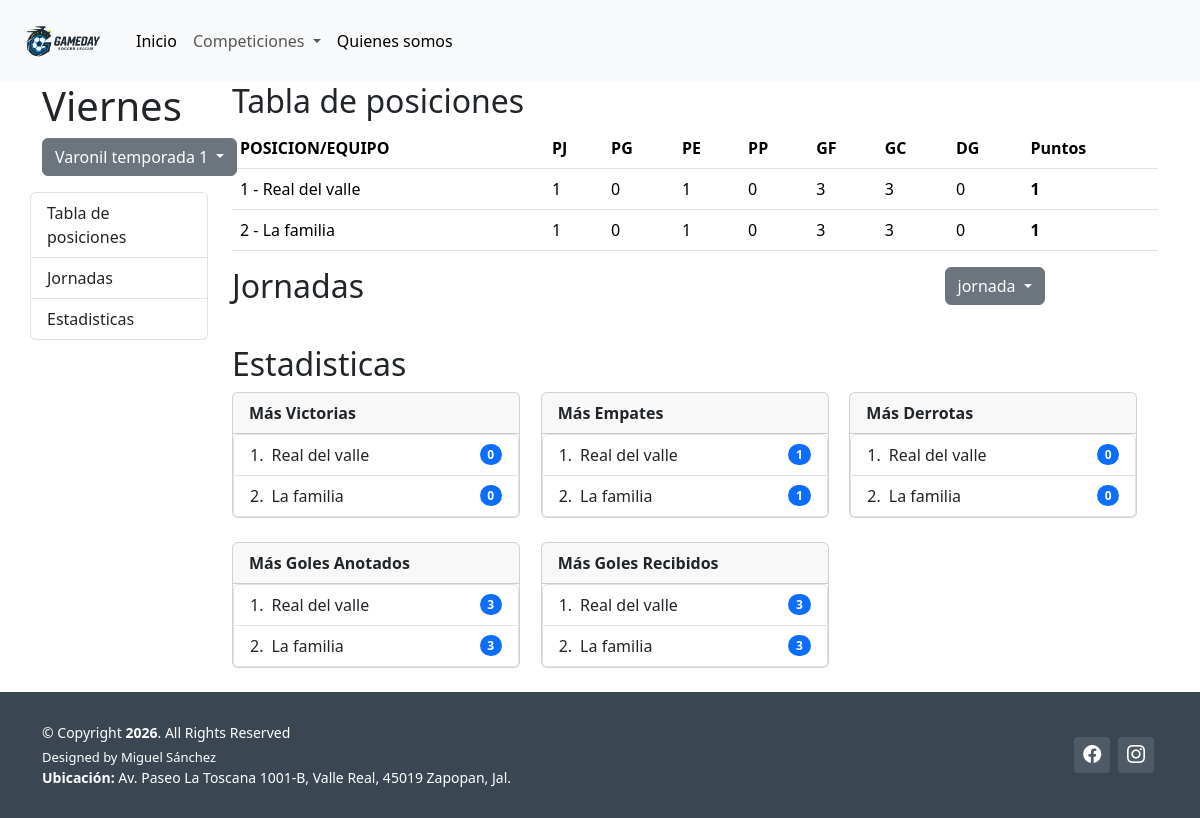
Screenshot of /home/competencia/2/torneo/1/ with the database file from the repository.
### core/models.py (models this page shows, shortened)
class Competencia(models.Model):
    nombre = models.CharField(max_length=50)

class Torneo(models.Model):
    nombre = models.CharField(max_length=50)
    competencia = models.ForeignKey(Competencia, on_delete=models.CASCADE, related_name='torneos')
    def calcular_tabla(self):
        partidos = Partido.objects.filter(jornada__torneo=self)
        tabla = {}
        for equipo in self.equipos.all():
            tabla[equipo] = {
                'partidos_jugados':0,
                'partidos_ganados':0,
                'partidos_perdidos':0,
                'partidos_empatados':0,
                'goles_favor':0,
                'goles_contra':0,
                'diferencia_goles':0,
                'puntos':0
            }
        for partido in partidos:
            if not partido.equipo_local or not partido.equipo_visita:
                continue
            for equipo, gf, gc in [(partido.equipo_local, partido.goles_local, partido.goles_visita), (partido.equipo_visita, partido.goles_visita, partido.goles_local)]:
                tabla[equipo]['partidos_jugados'] += 1
                tabla[equipo]['goles_favor'] += gf
                tabla[equipo]['goles_contra'] += gc
            if partido.goles_local > partido.goles_visita:
                tabla[partido.equipo_local]['partidos_ganados'] += 1
                tabla[partido.equipo_local]['puntos'] += 3
                tabla[partido.equipo_visita]['partidos_perdidos'] += 1
            elif partido.goles_local < partido.goles_visita:
                tabla[partido.equipo_visita]['partidos_ganados'] += 1
                tabla[partido.equipo_visita]['puntos'] += 3
                tabla[partido.equipo_local]['partidos_perdidos'] += 1
            else:
                tabla[partido.equipo_local]['partidos_empatados'] += 1
                tabla[partido.equipo_local]['puntos'] += 1
                tabla[partido.equipo_visita]['partidos_empatados'] += 1
                tabla[partido.equipo_visita]['puntos'] += 1
        for stats in tabla.values():
            stats['diferencia_goles'] = stats['goles_favor'] - stats['goles_contra']
        tabla_ordenada = sorted(tabla.items(), key=lambda item: (item[1]['puntos'], item[1]['diferencia_goles'], item[1]['goles_favor']), reverse=True)
        return [{'equipo': equipo, **stats} for equipo, stats in tabla_ordenada]

class Equipo(models.Model):
    manager = models.ForeignKey(User, on_delete=models.CASCADE, null=True, blank=True)
    nombre = models.CharField(max_length=20)
    torneo = models.ForeignKey(Torneo, on_delete=models.CASCADE, related_name='equipos')

### core/views.py (the view)
# urls.py: path('competencia/<int:competencia_id>/torneo/<int:torneo_id>/', views.competencia, name='competencia'),
def competencia(request, competencia_id, torneo_id):
    competencia = get_object_or_404(Competencia, id=competencia_id)
    torneos = competencia.torneos.all()
    if torneo_id:
        torneo_actual = get_object_or_404(Torneo, id=torneo_id)
    else:
        torneo_actual = torneos.order_by('-id').first()
    tabla = torneo_actual.calcular_tabla()
    lista_victorias = sorted(tabla, key=lambda item: (item['partidos_ganados']), reverse=True)[:5]
    lista_perdidos = sorted(tabla, key=lambda item: (item['partidos_perdidos']), reverse=True)[:5]
    lista_empatados = sorted(tabla, key=lambda item: (item['partidos_empatados']), reverse=True)[:5]
    lista_goles_favor = sorted(tabla, key=lambda item: (item['goles_favor']), reverse=True)[:5]
    lista_goles_contra = sorted(tabla, key=lambda item: (item['goles_contra']), reverse=True)[:5]
    jornadas = torneo_actual.jornadas.all()
    context = {'competencia': competencia,
               'torneos': torneos,
               'torneo_actual': torneo_actual,
               'tabla': tabla,
               'jornadas': jornadas,
               'lista_victorias': lista_victorias,
               'lista_perdidos': lista_perdidos,
               'lista_empatados': lista_empatados,
               'lista_goles_favor': lista_goles_favor,
               'lista_goles_contra': lista_goles_contra
               }
    return render(request, 'core/competencia.html', context)

### core/context_processors.py (called while the page is built)
def competencias(request):
    return {
        'competencias': Competencia.objects.all()
    }

### core/templates/core/competencia.html (shortened to what this page needs)
{% extends 'core/base.html' %}
{% block content %}
<div class="container">
    <div class="row">
        <div class="col-12 col-md-2">
            <h1>{{ competencia.nombre }}</h1>
            <div class="row mb-3">
                <div class="dropdown">
                    <button class="btn btn-secondary dropdown-toggle" type="button" data-bs-toggle="dropdown">
                        {{ torneo_actual.nombre }}
                    </button>
                </div>
            </div>
            <div class="row">
                <div id="list-example" class="list-group">
                    <a class="list-group-item list-group-item-action" href="#tabla-posiciones">Tabla de posiciones</a>
                    <a class="list-group-item list-group-item-action" href="#jornadas">Jornadas</a>
                    <a class="list-group-item list-group-item-action" href="#estadisticas">Estadisticas</a>
                </div>
            </div>
        </div>
        <div class="col-12 col-md-10">
            <div data-bs-spy="scroll" data-bs-target="#list-example" data-bs-smooth-scroll="true" class="scrollspy-example" tabindex="0">
                <div class="row" id="tabla-posiciones">
                    <h2>Tabla de posiciones</h2>
                    <div class="table-responsive">
                        <table class="table table-hover">
                            <thead>
                                <tr>
                                    <th>POSICION/EQUIPO</th>
                                    <th>PJ</th>
                                    <th>PG</th>
                                    <th>PE</th>
                                    <th>PP</th>
                                    <th>GF</th>
                                    <th>GC</th>
                                    <th>DG</th>
                                    <th>Puntos</th>
                                </tr>
                            </thead>
                            <tbody>
                                {% for equipo in tabla %}
                                <tr>
                                    <td>{{forloop.counter}} - {{equipo.equipo.nombre}}</td>
                                    <td>{{equipo.partidos_jugados}}</td>
                                    <td>{{equipo.partidos_ganados}}</td>
                                    <td>{{equipo.partidos_empatados}}</td>
                                    <td>{{equipo.partidos_perdidos}}</td>
                                    <td>{{equipo.goles_favor}}</td>
                                    <td>{{equipo.goles_contra}}</td>
                                    <td>{{equipo.diferencia_goles}}</td>
                                    <td><strong>{{equipo.puntos}}</strong></td>
                                </tr>
                                {% endfor %}
                            </tbody>
                        </table>
                    </div>
                </div>
                <div class="row" id="jornadas">
                    <div class="col-md-9">
                        <h2>Jornadas</h2>
                    </div>
                    <div class="col-md-3">
                        <button id="jornada-nombre" class="btn btn-secondary dropdown-toggle" type="button"
                            data-bs-toggle="dropdown">
                            jornada
                        </button>
                    </div>
                    <div id="tabla-partidos-container" class="table-responsive">
                        {% include 'core/partials/tabla_partidos.html' %}
                    </div>
                </div>
                <div class="row" id="estadisticas">
                    <div>
                        <h2>Estadisticas</h2>
                    </div>
                    <div class="row">
                        <div class="col-sm-4 mb-4">
                            <div class="card" style="width: 18rem;">
                                <div class="card-header">
                                    <strong>Más Victorias</strong>
                                </div>
                                <ul class="list-group list-group-numbered">
                                    {% for equipo in lista_victorias %}
                                    <li class="list-group-item d-flex justify-content-between align-items-center">
                                        <div class="ms-2 me-auto">
                                            {{equipo.equipo.nombre}}
                                        </div>
                                        <span class="badge text-bg-primary rounded-pill">{{equipo.partidos_ganados}}</span>
                                    </li>
                                    {% endfor %}
                                </ul>
                            </div>
                        </div>
                        <div class="col-sm-4 mb-4">
                            <div class="card" style="width: 18rem;">
                                <div class="card-header">
                                    <strong>Más Empates</strong>
                                </div>
                                <ul class="list-group list-group-numbered">
                                    {% for equipo in lista_empatados %}
                                    <li class="list-group-item d-flex justify-content-between align-items-center">
                                        <div class="ms-2 me-auto">
                                            {{equipo.equipo.nombre}}
                                        </div>
                                        <span
                                            class="badge text-bg-primary rounded-pill">{{equipo.partidos_empatados}}</span>
                                    </li>
                                    {% endfor %}
                                </ul>
                            </div>
                        </div>
                        <div class="col-sm-4 mb-4">
                            <div class="card" style="width: 18rem;">
                                <div class="card-header">
                                    <strong>Más Derrotas</strong>
                                </div>
                                <ul class="list-group list-group-numbered">
                                    {% for equipo in lista_perdidos %}
                                    <li class="list-group-item d-flex justify-content-between align-items-center">
                                        <div class="ms-2 me-auto">
                                            {{equipo.equipo.nombre}}
                                        </div>
                                        <span class="badge text-bg-primary rounded-pill">{{equipo.partidos_perdidos}}</span>
                                    </li>
                                    {% endfor %}
                                </ul>
                            </div>
                        </div>
                        <div class="col-sm-4 mb-4">
                            <div class="card" style="width: 18rem;">
                                <div class="card-header">
                                    <strong>Más Goles Anotados</strong>
                                </div>
                                <ul class="list-group list-group-numbered">
                                    {% for equipo in lista_goles_favor %}
                                    <li class="list-group-item d-flex justify-content-between align-items-center">
                                        <div class="ms-2 me-auto">
                                            {{equipo.equipo.nombre}}
                                        </div>
                                        <span class="badge text-bg-primary rounded-pill">{{equipo.goles_favor}}</span>
                                    </li>
                                    {% endfor %}
                                </ul>
                            </div>
                        </div>
                        <div class="col-sm-4 mb-4">
                            <div class="card" style="width: 18rem;">
                                <div class="card-header">
                                    <strong>Más Goles Recibidos</strong>
                                </div>
                                <ul class="list-group list-group-numbered">
                                    {% for equipo in lista_goles_contra %}
                                    <li class="list-group-item d-flex justify-content-between align-items-center">
                                        <div class="ms-2 me-auto">
                                            {{equipo.equipo.nombre}}
                                        </div>
                                        <span class="badge text-bg-primary rounded-pill">{{equipo.goles_contra}}</span>
                                    </li>
                                    {% endfor %}
                                </ul>
                            </div>
                        </div>
                    </div>
                </div>
            </div>
        </div>
    </div>
</div>
{% endblock content %}

### rows the page displays
Competencia: nombre "Viernes"
Torneo: nombre "Varonil temporada 1"
Equipo: equipo.nombre "Real del valle", partidos_jugados "1", partidos_ganados "0", partidos_empatados "1", partidos_perdidos "0", goles_favor "3", goles_contra "3", diferencia_goles "0", puntos "1"
Equipo: equipo.nombre "La familia", partidos_jugados "1", partidos_ganados "0", partidos_empatados "1", partidos_perdidos "0", goles_favor "3", goles_contra "3", diferencia_goles "0", puntos "1"
